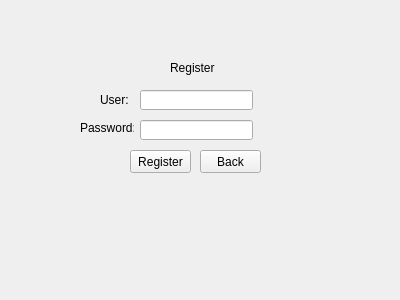
<?xml version="1.0" encoding="UTF-8"?>
<ui version="4.0">
 <class>LogWindow</class>
 <widget class="QWidget" name="LogWindow">
  <property name="geometry">
   <rect>
    <x>0</x>
    <y>0</y>
    <width>400</width>
    <height>300</height>
   </rect>
  </property>
  <property name="windowTitle">
   <string>Form</string>
  </property>
  <widget class="QLineEdit" name="UserName">
   <property name="geometry">
    <rect>
     <x>140</x>
     <y>90</y>
     <width>113</width>
     <height>20</height>
    </rect>
   </property>
  </widget>
  <widget class="QLineEdit" name="Password_2">
   <property name="geometry">
    <rect>
     <x>140</x>
     <y>120</y>
     <width>113</width>
     <height>20</height>
    </rect>
   </property>
  </widget>
  <widget class="QLabel" name="USer">
   <property name="geometry">
    <rect>
     <x>100</x>
     <y>90</y>
     <width>31</width>
     <height>20</height>
    </rect>
   </property>
   <property name="text">
    <string>User:</string>
   </property>
  </widget>
  <widget class="QLabel" name="Password">
   <property name="geometry">
    <rect>
     <x>80</x>
     <y>120</y>
     <width>54</width>
     <height>16</height>
    </rect>
   </property>
   <property name="text">
    <string>Password:</string>
   </property>
  </widget>
  <widget class="QLabel" name="RegisterLable">
   <property name="geometry">
    <rect>
     <x>170</x>
     <y>60</y>
     <width>51</width>
     <height>16</height>
    </rect>
   </property>
   <property name="text">
    <string>Register</string>
   </property>
  </widget>
  <widget class="QPushButton" name="Register_2">
   <property name="geometry">
    <rect>
     <x>130</x>
     <y>150</y>
     <width>61</width>
     <height>23</height>
    </rect>
   </property>
   <property name="text">
    <string>Register</string>
   </property>
  </widget>
  <widget class="QLabel" name="UserTips">
   <property name="geometry">
    <rect>
     <x>260</x>
     <y>90</y>
     <width>54</width>
     <height>16</height>
    </rect>
   </property>
   <property name="text">
    <string/>
   </property>
  </widget>
  <widget class="QLabel" name="PasswordTips">
   <property name="geometry">
    <rect>
     <x>260</x>
     <y>120</y>
     <width>54</width>
     <height>16</height>
    </rect>
   </property>
   <property name="text">
    <string/>
   </property>
  </widget>
  <widget class="QPushButton" name="Back">
   <property name="geometry">
    <rect>
     <x>200</x>
     <y>150</y>
     <width>61</width>
     <height>23</height>
    </rect>
   </property>
   <property name="text">
    <string>Back</string>
   </property>
  </widget>
 </widget>
 <resources/>
 <connections/>
</ui>
